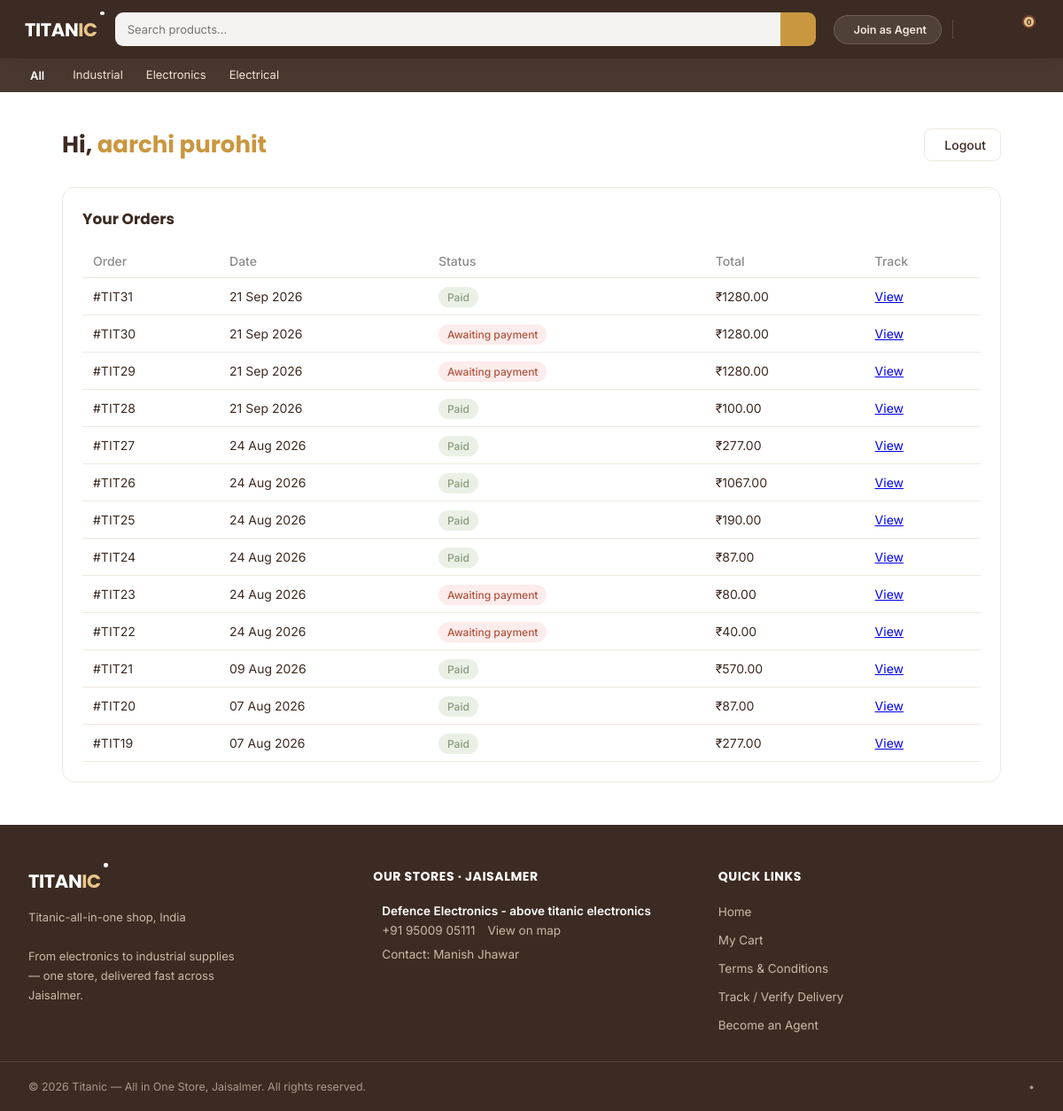
The app's page /customer/dashboard/ (signed in), older data.
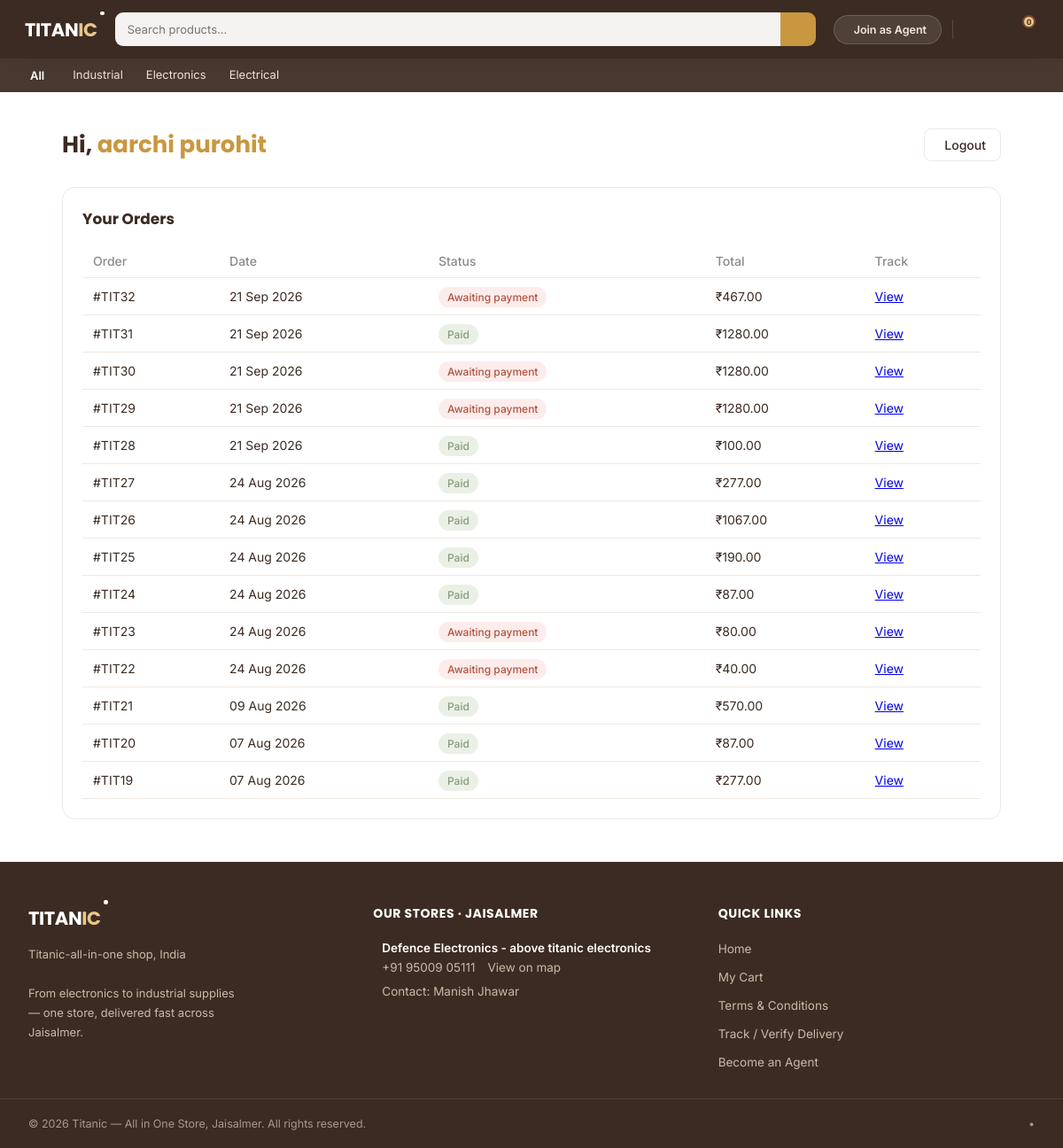
The same page, newer data.
### orders/models.py (models this page shows, shortened)
class Order(models.Model):
    STATUS_CHOICES = [
        ('pending', 'Awaiting payment'),
        ('paid', 'Paid'),
        ('shipped', 'Shipped'),
        ('delivered', 'Delivered'),
    ]
    customer = models.ForeignKey(User, null=True, blank=True, on_delete=models.SET_NULL, related_name='orders')
    full_name = models.CharField(max_length=100)
    phone = models.CharField(max_length=15)
    address = models.TextField()
    pincode = models.CharField(max_length=10)
    referred_by = models.ForeignKey(Agent, null=True, blank=True, on_delete=models.SET_NULL)
    status = models.CharField(max_length=20, choices=STATUS_CHOICES, default='pending')
    delivery_otp = models.CharField(max_length=6, null=True, blank=True)
    razorpay_order_id = models.CharField(max_length=100, null=True, blank=True)  # legacy, unused now
    utr_number = models.CharField(max_length=30, blank=True, default='')  # UPI transaction ref entered by customer
    created_at = models.DateTimeField(auto_now_add=True)
    delivery_distance_km = models.DecimalField(max_digits=6, decimal_places=2, null=True, blank=True)
    convenience_charge = models.DecimalField(max_digits=10, decimal_places=2, default=0)

### customers/views.py (the view)
# urls.py: path('customer/dashboard/', views.customer_dashboard, name='customer_dashboard'),
@login_required(login_url='customer_login')
def customer_dashboard(request):
    if not hasattr(request.user, 'customer'):
        messages.error(request, 'Ye page sirf customers ke liye hai.')
        return redirect('customer_login')
    customer = request.user.customer
    orders = request.user.orders.all().order_by('-created_at')
    orders_with_total = []
    for order in orders:
        total = sum(item.price_at_purchase * item.quantity for item in order.items.all())
        orders_with_total.append({'order': order, 'total': total})
    return render(request, 'customers/dashboard.html', {
        'customer': customer,
        'orders_with_total': orders_with_total,
    })

### products/context_processors.py (called while the page is built)
def featured_categories(request):
    return {
        'featured_categories': {
            'industrial': Categories.objects.filter(parent=None, name__in=['Industrial', 'FMCG', 'Fmcg', 'Personal Care & Household']).first(),
            'bigdeals': Categories.objects.filter(parent=None, name__iregex=r'^big ?deals?$').first(),
            'electronics': Categories.objects.filter(parent=None, name__in=['Electronics']).first(),
            'electricals': Categories.objects.filter(parent=None, name__in=['Electrical', 'Electricals']).first(),
        }
    }

### customers/templates/customers/dashboard.html (shortened to what this page needs)
{% extends 'base.html' %}
{% load static %}
{% block content %}
<link rel="stylesheet" href="{% static 'customers/dashboard.css' %}">
<div class="dash-wrap">
    <div class="dash-header">
        <h1>Hi, <span>{{ customer.name }}</span></h1>
        <a href="{% url 'customer_logout' %}" class="dash-logout">
             Logout
        </a>
    </div>
    <div class="dash-section">
        <h3>Your Orders</h3>
        <table class="dash-table">
            <thead>
                <tr>
                    <th>Order</th>
                    <th>Date</th>
                    <th>Status</th>
                    <th>Total</th>
                    <th>Track</th>
                </tr>
            </thead>
            <tbody>
                {% for entry in orders_with_total %}
                <tr>
                    <td>#TIT{{ entry.order.id }}</td>
                    <td>{{ entry.order.created_at|date:"d M Y" }}</td>
                    <td><span class="badge badge-{{ entry.order.status }}">{{ entry.order.get_status_display }}</span></td>
                    <td>₹{{ entry.total }}</td>
                    <td><a href="{% url 'order_success' entry.order.id %}">View</a></td>
                </tr>
                {% empty %}
                <tr><td colspan="5" class="empty-row">No orders yet. Start shopping!</td></tr>
                {% endfor %}
            </tbody>
        </table>
    </div>
</div>
{% endblock %}

Row changes from the older to the newer data that the page shows:
added Order: order.id "32", order.created_at "21 Sep 2026", order.status "Awaiting payment", total "467.00"
